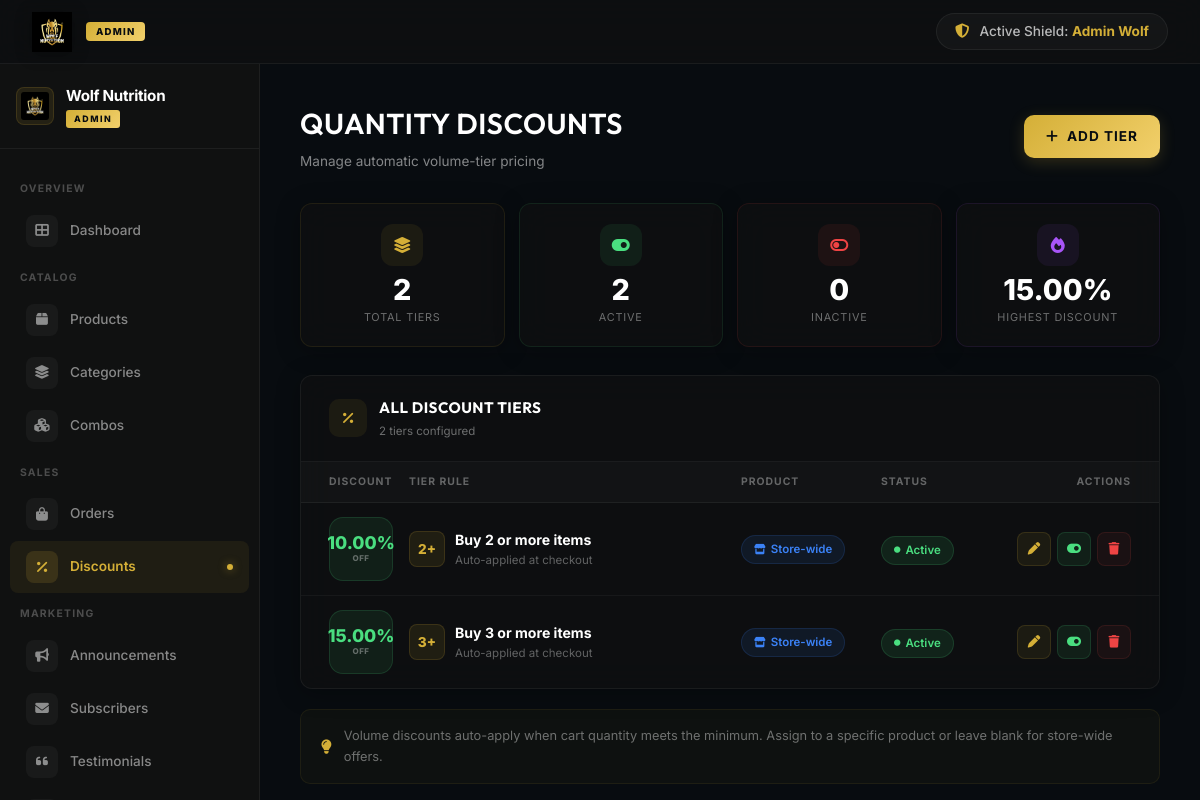
Page /admin/quantity_discounts.php (signed in) on the committed database.
### tables this page shows
CREATE TABLE IF NOT EXISTS `quantity_discounts` (
  `id` INT AUTO_INCREMENT PRIMARY KEY,
  `product_id` INT NULL,  
  `min_qty` INT NOT NULL,
  `discount_percent` DECIMAL(5,2) NOT NULL,
  `status` TINYINT(1) DEFAULT 1,
  FOREIGN KEY (`product_id`) REFERENCES `products` (`id`) ON DELETE CASCADE
);

### admin/quantity_discounts.php (the view, shortened to what this page needs)
<?php
require_once __DIR__ . '/includes/header.php';
require_once __DIR__ . '/includes/sidebar.php';
$stmt = $pdo->prepare("
    SELECT qd.*, p.name AS product_name
    FROM quantity_discounts qd
    LEFT JOIN products p ON qd.product_id = p.id
    ORDER BY qd.min_qty ASC
");
$stmt->execute();
$tiers = $stmt->fetchAll();
$total_count = count($tiers);
$active_count = 0;
$inactive_count = 0;
$highest_disc = 0;
foreach ($tiers as $t) {
    if ($t['status']) $active_count++; else $inactive_count++;
    if ($t['discount_percent'] > $highest_disc) $highest_disc = $t['discount_percent'];
}
?>
<div class="qd-page-header" style="display:flex; justify-content:space-between; align-items:center; margin-bottom:30px;">
    <div>
        <h2 style="font-size:1.8rem; text-transform:uppercase; margin-bottom:5px;">Quantity Discounts</h2>
        <p style="font-size:0.85rem; color:var(--text-muted);">Manage automatic volume-tier pricing</p>
    </div>
    <a href="quantity_discount_add.php" class="btn-gold" style="padding:11px 22px; font-size:0.85rem; text-decoration:none; display:inline-flex; align-items:center; gap:8px; border-radius:10px;">
        <i class="fas fa-plus"></i> Add Tier
    </a>
</div>
<div class="qd-stats-grid" style="display:grid; grid-template-columns:repeat(4, 1fr); gap:14px; margin-bottom:28px;">
    <div class="glass-card" style="padding:20px; text-align:center; border:1px solid rgba(212,175,55,0.1);">
        <div style="width:42px; height:42px; border-radius:12px; background:rgba(212,175,55,0.08); display:flex; align-items:center; justify-content:center; margin:0 auto 10px;">
            <i class="fas fa-layer-group" style="color:#D4AF37; font-size:1rem;"></i>
        </div>
        <div style="font-size:1.8rem; font-weight:800; color:#fff; line-height:1; margin-bottom:4px;"><?php echo $total_count; ?></div>
        <div style="font-size:0.68rem; color:rgba(255,255,255,0.4); text-transform:uppercase; letter-spacing:0.8px;">Total Tiers</div>
    </div>
    <div class="glass-card" style="padding:20px; text-align:center; border:1px solid rgba(74,222,128,0.1);">
        <div style="width:42px; height:42px; border-radius:12px; background:rgba(74,222,128,0.08); display:flex; align-items:center; justify-content:center; margin:0 auto 10px;">
            <i class="fas fa-toggle-on" style="color:#4ade80; font-size:1rem;"></i>
        </div>
        <div style="font-size:1.8rem; font-weight:800; color:#fff; line-height:1; margin-bottom:4px;"><?php echo $active_count; ?></div>
        <div style="font-size:0.68rem; color:rgba(255,255,255,0.4); text-transform:uppercase; letter-spacing:0.8px;">Active</div>
    </div>
    <div class="glass-card" style="padding:20px; text-align:center; border:1px solid rgba(239,68,68,0.1);">
        <div style="width:42px; height:42px; border-radius:12px; background:rgba(239,68,68,0.08); display:flex; align-items:center; justify-content:center; margin:0 auto 10px;">
            <i class="fas fa-toggle-off" style="color:#ef4444; font-size:1rem;"></i>
        </div>
        <div style="font-size:1.8rem; font-weight:800; color:#fff; line-height:1; margin-bottom:4px;"><?php echo $inactive_count; ?></div>
        <div style="font-size:0.68rem; color:rgba(255,255,255,0.4); text-transform:uppercase; letter-spacing:0.8px;">Inactive</div>
    </div>
    <div class="glass-card" style="padding:20px; text-align:center; border:1px solid rgba(168,85,247,0.1);">
        <div style="width:42px; height:42px; border-radius:12px; background:rgba(168,85,247,0.08); display:flex; align-items:center; justify-content:center; margin:0 auto 10px;">
            <i class="fas fa-fire" style="color:#a855f7; font-size:1rem;"></i>
        </div>
        <div style="font-size:1.8rem; font-weight:800; color:#fff; line-height:1; margin-bottom:4px;"><?php echo $highest_disc; ?>%</div>
        <div style="font-size:0.68rem; color:rgba(255,255,255,0.4); text-transform:uppercase; letter-spacing:0.8px;">Highest Discount</div>
    </div>
</div>
<?php if (empty($tiers)): ?>
    <div class="glass-card" style="padding:70px 40px; text-align:center; border:2px dashed rgba(212,175,55,0.15);">
        <div style="width:80px; height:80px; background:rgba(212,175,55,0.06); border-radius:50%; display:flex; align-items:center; justify-content:center; margin:0 auto 20px;">
            <i class="fas fa-layer-group" style="font-size:2rem; color:rgba(212,175,55,0.3);"></i>
        </div>
        <h3 style="font-size:1.3rem; color:#fff; margin-bottom:8px;">No Discount Tiers Yet</h3>
        <p style="color:var(--text-muted); font-size:0.88rem; margin-bottom:24px; max-width:400px; margin-left:auto; margin-right:auto;">
            Create volume-based pricing tiers to incentivize customers to buy more and boost your average order value.
        </p>
        <a href="quantity_discount_add.php" class="btn-gold" style="padding:13px 30px; text-decoration:none; display:inline-flex; align-items:center; gap:8px; font-size:0.9rem; border-radius:10px;">
            <i class="fas fa-plus"></i> Create First Tier
        </a>
    </div>
<?php else: ?>
    <div class="glass-card" style="padding:0; overflow:hidden;">
        <div style="padding:20px 28px; border-bottom:1px solid rgba(255,255,255,0.06); display:flex; align-items:center; justify-content:space-between;">
            <div style="display:flex; align-items:center; gap:12px;">
                <div style="width:38px; height:38px; border-radius:10px; background:rgba(212,175,55,0.08); display:flex; align-items:center; justify-content:center;">
                    <i class="fas fa-percentage" style="color:#D4AF37; font-size:0.85rem;"></i>
                </div>
                <div>
                    <h3 style="font-size:0.95rem; font-weight:700; color:#fff; text-transform:uppercase; letter-spacing:0.5px; margin:0;">All Discount Tiers</h3>
                    <p style="font-size:0.72rem; color:rgba(255,255,255,0.4); margin:2px 0 0 0;"><?php echo $total_count; ?> tier<?php echo $total_count !== 1 ? 's' : '' ?> configured</p>
                </div>
            </div>
        </div>
        <div class="qd-tier-row qd-col-labels" style="padding:12px 28px; background:rgba(255,255,255,0.02); border-bottom:1px solid rgba(255,255,255,0.06);">
            <div style="font-size:0.65rem; font-weight:700; color:rgba(255,255,255,0.35); text-transform:uppercase; letter-spacing:1px;">Discount</div>
            <div style="font-size:0.65rem; font-weight:700; color:rgba(255,255,255,0.35); text-transform:uppercase; letter-spacing:1px;">Tier Rule</div>
            <div class="qd-col-label-product" style="font-size:0.65rem; font-weight:700; color:rgba(255,255,255,0.35); text-transform:uppercase; letter-spacing:1px;">Product</div>
            <div class="qd-col-label-status" style="font-size:0.65rem; font-weight:700; color:rgba(255,255,255,0.35); text-transform:uppercase; letter-spacing:1px;">Status</div>
            <div style="font-size:0.65rem; font-weight:700; color:rgba(255,255,255,0.35); text-transform:uppercase; letter-spacing:1px; text-align:right;">Actions</div>
        </div>
        <?php foreach ($tiers as $t): ?>
            <div class="qd-tier-row" style="padding:14px 28px; <?php echo !$t['status'] ? 'opacity:0.45;' : ''; ?>">
                <div>
                    <div class="qd-disc-badge" style="background:rgba(74,222,128,0.08); border:1px solid rgba(74,222,128,0.15);">
                        <span style="font-size:1.1rem; color:#4ade80; line-height:1;"><?php echo $t['discount_percent']; ?>%</span>
                        <span style="font-size:0.5rem; color:rgba(255,255,255,0.35); text-transform:uppercase; letter-spacing:0.5px;">OFF</span>
                    </div>
                </div>
                <div class="qd-col-rule">
                    <div style="display:flex; align-items:center; gap:10px;">
                        <div style="width:36px; height:36px; border-radius:8px; background:rgba(212,175,55,0.1); border:1px solid rgba(212,175,55,0.15); display:flex; align-items:center; justify-content:center;">
                            <span style="font-size:0.85rem; font-weight:800; color:#D4AF37;"><?php echo $t['min_qty']; ?>+</span>
                        </div>
                        <div>
                            <div style="font-size:0.88rem; font-weight:700; color:#fff;">Buy <?php echo $t['min_qty']; ?> or more items</div>
                            <div style="font-size:0.72rem; color:rgba(255,255,255,0.35);">Auto-applied at checkout</div>
                        </div>
                    </div>
                </div>
                <div class="qd-col-product">
                    <?php if ($t['product_id']): ?>
                        <div class="qd-pill" style="background:rgba(168,85,247,0.1); border:1px solid rgba(168,85,247,0.15); color:#a855f7;">
                            <i class="fas fa-box" style="font-size:0.65rem;"></i>
                            <span style="max-width:100px; overflow:hidden; text-overflow:ellipsis; white-space:nowrap;"><?php echo htmlspecialchars($t['product_name']); ?></span>
                        </div>
                    <?php else: ?>
                        <div class="qd-pill" style="background:rgba(59,130,246,0.1); border:1px solid rgba(59,130,246,0.15); color:#3b82f6;">
                            <i class="fas fa-store" style="font-size:0.65rem;"></i>
                            Store-wide
                        </div>
                    <?php endif; ?>
                </div>
                <div class="qd-col-status">
                    <?php if ($t['status']): ?>
                        <div class="qd-pill" style="background:rgba(74,222,128,0.1); border:1px solid rgba(74,222,128,0.15); color:#4ade80;">
                            <i class="fas fa-circle" style="font-size:0.4rem;"></i> Active
                        </div>
                    <?php else: ?>
                        <div class="qd-pill" style="background:rgba(255,255,255,0.04); border:1px solid rgba(255,255,255,0.08); color:rgba(255,255,255,0.4);">
                            <i class="fas fa-circle" style="font-size:0.4rem;"></i> Inactive
                        </div>
                    <?php endif; ?>
                </div>
                <div class="qd-col-actions" style="display:flex; gap:6px; justify-content:flex-end;">
                    <a href="quantity_discount_edit.php?id=<?php echo $t['id']; ?>" class="qd-action-btn edit" title="Edit">
                        <i class="fas fa-pen"></i>
                    </a>
                    <a href="quantity_discounts.php?toggle_id=<?php echo $t['id']; ?>" class="qd-action-btn toggle <?php echo !$t['status'] ? 'off' : ''; ?>" title="<?php echo $t['status'] ? 'Disable' : 'Enable'; ?>">
                        <i class="fas fa-<?php echo $t['status'] ? 'toggle-on' : 'toggle-off'; ?>"></i>
                    </a>
                    <a href="quantity_discounts.php?delete_id=<?php echo $t['id']; ?>" class="qd-action-btn delete" title="Delete" onclick="return confirm('Remove this discount tier?')">
                        <i class="fas fa-trash"></i>
                    </a>
                </div>
            </div>
        <?php endforeach; ?>
    </div>
    <div class="qd-bottom-tip" style="margin-top:20px; padding:16px 20px; border-radius:10px; background:rgba(212,175,55,0.03); border:1px solid rgba(212,175,55,0.08); display:flex; align-items:center; gap:12px;">
        <i class="fas fa-lightbulb" style="color:#D4AF37; font-size:0.9rem;"></i>
        <p style="font-size:0.8rem; color:rgba(255,255,255,0.4); margin:0;">
            Volume discounts auto-apply when cart quantity meets the minimum. Assign to a specific product or leave blank for store-wide offers.
        </p>
    </div>
<?php endif; ?>
<?php
require_once __DIR__ . '/includes/footer.php';
?>

### assets/css/style.css (style rules this page uses)
:root { --bg-primary: #080C10; --bg-secondary: #121212; --bg-card: #121212; --bg-card-hover: #121212; --gold-primary: #D4AF37; --gold-light: #FFD700; --gold-dark: #D4AF37; --gold-muted: #D4AF37; --gold-gradient: linear-gradient(135deg, #FFD700 0%, #D4AF37 100%); --gold-glow: 0 0 15px rgba(212, 175, 55, 0.25); --gold-glow-hover: 0 0 25px rgba(212, 175, 55, 0.5); --text-primary: #FFFFFF; --text-secondary: rgba(255, 255, 255, 0.8); --text-muted: rgba(255, 255, 255, 0.5); --border-color: rgba(212, 175, 55, 0.15); --border-active: rgba(212, 175, 55, 0.5); --danger-color: #FFFFFF; --success-color: #D4AF37; --font-heading: 'Outfit', sans-serif; --font-body: 'Inter', sans-serif; --transition-fast: 0.2s ease; --transition-normal: 0.3s cubic-bezier(0.25, 0.8, 0.25, 1); }
* { box-sizing: border-box; margin: 0; padding: 0; }
body { background-color: var(--bg-primary); color: var(--text-secondary); font-family: var(--font-body); line-height: 1.6; overflow-x: hidden; }
h1, h2, h3, h4, h5, h6 { color: var(--text-primary); font-family: var(--font-heading); font-weight: 600; letter-spacing: 0.5px; }
a { color: inherit; text-decoration: none; transition: var(--transition-fast); }
.btn-gold { background: var(--gold-gradient); color: #080C10; border: none; padding: 12px 25px; font-family: var(--font-heading); font-weight: 700; text-transform: uppercase; letter-spacing: 1px; border-radius: 4px; cursor: pointer; display: inline-flex; align-items: center; justify-content: center; gap: 10px; position: relative; overflow: hidden; transition: var(--transition-normal); box-shadow: var(--gold-glow); }
.btn-gold::before { content: ''; position: absolute; top: 0; left: -100%; width: 50%; height: 100%; background: linear-gradient(90deg, transparent, rgba(255, 255, 255, 0.4), transparent); transform: skewX(-25deg); transition: 0.75s; }
.glass-card { background: var(--bg-card); border: 1px solid var(--border-color); border-radius: 8px; transition: var(--transition-normal); }

### admin/includes/header.php (style rules this page uses)
*, *::before, *::after { box-sizing: border-box; margin: 0; padding: 0; }
body { display: flex; flex-direction: column; height: 100vh; overflow: hidden; background: #080C10; font-family: 'Inter', system-ui, -apple-system, sans-serif; color: #ffffff; -webkit-font-smoothing: antialiased; -moz-osx-font-smoothing: grayscale; margin: 0; padding: 0; }
.glass-card, .admin-card { background: rgba(18, 18, 18, 0.6); backdrop-filter: blur(16px); -webkit-backdrop-filter: blur(16px); border: 1px solid rgba(255, 255, 255, 0.06); border-radius: 12px; padding: 24px; position: relative; overflow: hidden; transition: all 0.2s ease; box-shadow: 0 4px 24px rgba(0, 0, 0, 0.3); }
.btn-gold { display: inline-flex; align-items: center; gap: 8px; padding: 10px 24px; background: linear-gradient(135deg, #D4AF37 0%, #F2D06B 100%); color: #080C10; font-size: 0.85rem; font-weight: 700; border: none; border-radius: 8px; cursor: pointer; transition: all 0.2s ease; text-decoration: none; font-family: 'Inter', system-ui, sans-serif; box-shadow: 0 4px 16px rgba(212, 175, 55, 0.2); }

### admin/quantity_discounts.php (style rules this page uses)
.qd-tier-row { display:grid; grid-template-columns:80px 1fr 140px 130px 120px; align-items:center; gap:0; padding:0; border-bottom:1px solid rgba(255,255,255,0.04); transition:background 0.2s; }
.qd-tier-row:last-child { border-bottom:none; }
.qd-disc-badge { width:64px; height:64px; border-radius:14px; display:flex; flex-direction:column; align-items:center; justify-content:center; gap:1px; font-weight:800; }
.qd-pill { display:inline-flex; align-items:center; gap:5px; padding:4px 12px; border-radius:20px; font-size:0.72rem; font-weight:600; white-space:nowrap; }
.qd-action-btn { width:34px; height:34px; border-radius:8px; display:flex; align-items:center; justify-content:center; font-size:0.78rem; text-decoration:none; transition:all 0.2s; border:1px solid transparent; }
.qd-action-btn.edit { background:rgba(212,175,55,0.08); border-color:rgba(212,175,55,0.15); color:#D4AF37; }
.qd-action-btn.toggle { background:rgba(74,222,128,0.08); border-color:rgba(74,222,128,0.15); color:#4ade80; }
.qd-action-btn.delete { background:rgba(239,68,68,0.06); border-color:rgba(239,68,68,0.12); color:#ef4444; }

### rows in the picture
quantity_discounts: discount_percent "15.00", min_qty "3", shows "Store-wide", status 1 (drawn)
quantity_discounts: discount_percent "10.00", min_qty "2", shows "Store-wide", status 1 (drawn)

### other values in the picture
$admin_name "Admin Wolf"
$group['label'] "OVERVIEW"
$item['label'] "Dashboard"
$group['label'] "CATALOG"
$item['label'] "Products"
$item['label'] "Categories"
$item['label'] "Combos"
$group['label'] "SALES"
$item['label'] "Orders"
$item['label'] "Discounts"
$group['label'] "MARKETING"
$item['label'] "Announcements"
$item['label'] "Subscribers"
$item['label'] "Testimonials"
$total_count "2"
